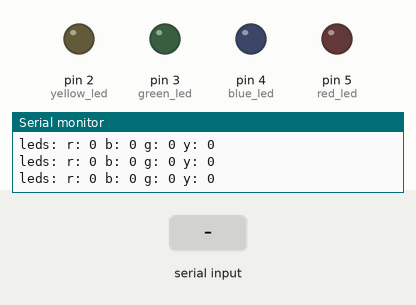
This sketch was run on a simulated Arduino Uno, built with avr-gcc and run on an emulated ATmega328P. Parts: output pins drawn as LEDs (lit = HIGH), the last lines printed to the serial monitor. The inputs (shaded band) are chosen by the test bench. WiFi joins after 1.5 s; servers stay silent unless stated.

Above: at 2.4 s.
2.5 s: "90,45,200\n" received over Serial
At 3.3 s:
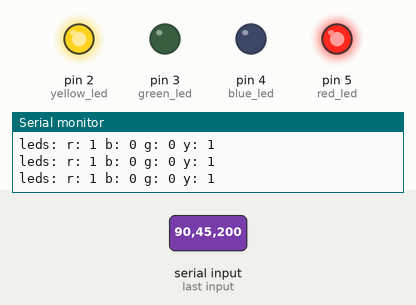
4.1 s: "200\n" received over Serial
At 4.7 s:
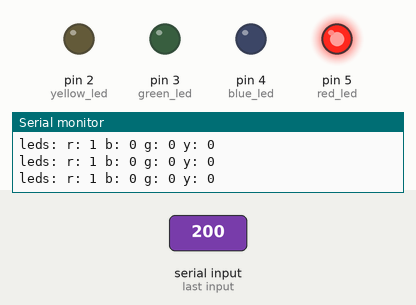
5.6 s: "1,90\n" received over Serial
At 6.1 s:
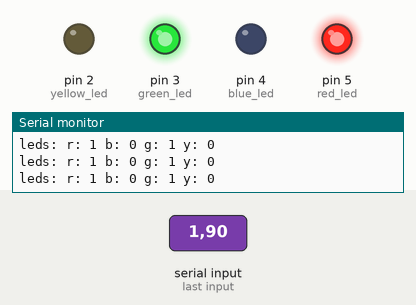
7.1 s: "30,150,10\n" received over Serial
At 8.0 s:
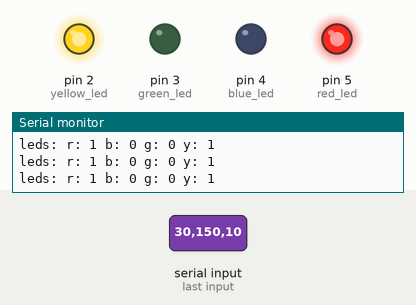
8.7 s: "1,90,45\n" received over Serial
At 9.7 s:
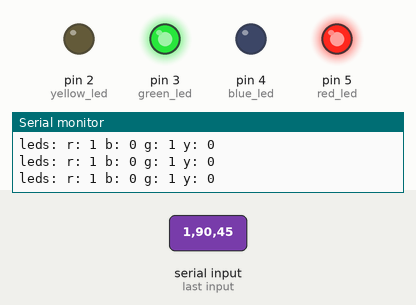
Timing chart, 0 to 11.2 s (numbered marks = the images above; inputs shaded):
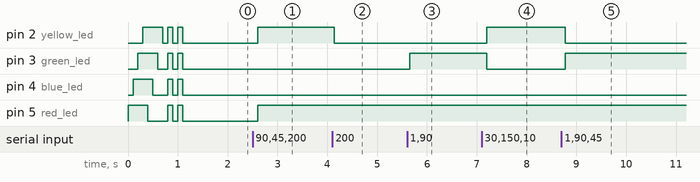

Measured:
- after the input at 2.5 s, pin 2 (yellow_led), pin 5 (red_led): LOW → HIGH after 0.10 s
- after the input at 4.1 s, pin 2 (yellow_led): HIGH → LOW at once
- after the input at 5.6 s, pin 3 (green_led): LOW → HIGH after 0.05 s
- after the input at 7.1 s, pin 2 (yellow_led): LOW → HIGH after 0.10 s; pin 3 (green_led): HIGH → LOW after 0.10 s
- after the input at 8.7 s, pin 2 (yellow_led): HIGH → LOW after 0.08 s; pin 3 (green_led): LOW → HIGH after 0.08 s

The sketch:

lampa.ino
```cpp
#include <Ethernet.h>
#include <EthernetUdp.h>
#include <EEPROM.h>
#include <Wire.h>

uint8_t time_delay =            100;
unsigned int localPort =        8888;
unsigned int UDPremotePort =    8888;
unsigned long baud_serial =     115200;

IPAddress MyIP(192, 168, 42, 15);
IPAddress ServerIP(192, 168, 42, 16);

//Пины, которыми управляются светодиоды
#define yellow_led 2
#define green_led 3
#define blue_led 4
#define red_led 5

//шаблон буферов для обмена данными
char packetBuffer[UDP_TX_PACKET_MAX_SIZE];  // buffer to hold incoming packet,
char ReplyBuffer[50];                       // a string to send back

EthernetUDP Udp;

byte mac[] = {0xDE, 0xAD, 0xBE, 0xEF, 0xAA, 0xDD};

String inputString;
String inputIPString;

//таймер для отправки данных
unsigned long timer_print_serial;
unsigned long timer_print_udp;
unsigned long timer_print_dxl;

void setup() {
  Serial.begin(baud_serial);
  timer_print_serial = millis();
  timer_print_udp = millis();

  //инициализируем светодиоды
  pinMode(red_led, OUTPUT);
  pinMode(blue_led, OUTPUT);
  pinMode(green_led, OUTPUT);
  pinMode(yellow_led, OUTPUT);

  //проверяем светодиоды
  checkLeds();

  //Формируем MAC-адрес на основе MyIP
  mac[0] = MyIP[0];
  mac[1] = MyIP[1];
  mac[2] = MyIP[2];
  mac[3] = MyIP[3];
  mac[4] = MyIP[2];
  mac[5] = MyIP[3];


  Serial.println("Ready");
  //Стартуем Ethernet
  Ethernet.begin(mac, MyIP);
  Serial.print("My IP: ");
  Serial.println(MyIP);
  Serial.print("Server IP: ");
  Serial.println(ServerIP);
  //Стартуем UDP
  Udp.begin(localPort);
}

void loop() {
  //если в порт пришли данные - читаем их в строку
  while (Serial.available()) {
    char data = (char)Serial.read();
    inputString += data;
    delay(10);
  }

  int packetSize = Udp.parsePacket();
  if (packetSize) {
    Serial.print("-> Udp: ");
    // read the packet into packetBufffer
    Udp.read(packetBuffer, UDP_TX_PACKET_MAX_SIZE);
    Serial.println(packetBuffer);
    setValue(packetBuffer);
  }

  //Выводим полученные данные
  if (inputString.length() > 0) {
    Serial.print("-> ");
    Serial.println(inputString);
    setValue(inputString);
    inputString = "";
  }

  // Отправка данных
  if (millis() - timer_print_serial > time_delay) {
    timer_print_serial = millis();
    printSerialValue();
    printUdpValue();
  }

}

void printUdpValue() {
  // вывод через udp значений всех лампочек
  char led_red[2]; String(digitalRead(red_led)).toCharArray(led_red, 2);
  char led_blue[2]; String(digitalRead(blue_led)).toCharArray(led_blue, 2);
  char led_green[2]; String(digitalRead(green_led)).toCharArray(led_green, 2);
  char led_yellow[2]; String(digitalRead(yellow_led)).toCharArray(led_yellow, 2);

  // сообщение значений светодиодов
  Udp.beginPacket(ServerIP, UDPremotePort);
  Udp.write("leds: ");
  Udp.write("r: ");
  Udp.write(led_red);
  Udp.write(" b: ");
  Udp.write(led_blue);
  Udp.write(" g: ");
  Udp.write(led_green);
  Udp.write(" y: ");
  Udp.write(led_yellow);
  Udp.write("\n");
  Udp.endPacket();
}

void setValue(String str) {
  // вывод в сериал значения всех лампочек
  if (str.length() >= 4) {
    for (int i = 0; i < str.length(); i++) {
      switch (i) {
        case 0: digitalWrite(red_led, String(str[i]).toInt()); break;
        case 1: digitalWrite(blue_led, String(str[i]).toInt()); break;
        case 2: digitalWrite(green_led, String(str[i]).toInt()); break;
        case 3: digitalWrite(yellow_led, String(str[i]).toInt()); break;
      }
    }
  }
}

void printSerialValue() {
  // вывод в сериал значений всех лампочек
  uint8_t led_red = digitalRead(red_led);
  uint8_t led_blue = digitalRead(blue_led);
  uint8_t led_green = digitalRead(green_led);
  uint8_t led_yellow = digitalRead(yellow_led);
  Serial.println(
    "leds: r: " + String(led_red) + " " +
    "b: " + String(led_blue) + " " +
    "g: " + String(led_green) + " " +
    "y: " + String(led_yellow));
}

void checkLeds() {
  //проверяем светодиоды
  uint8_t time_sleep = 100;
  digitalWrite(red_led, HIGH);
  delay(time_sleep);
  digitalWrite(blue_led, HIGH);
  delay(time_sleep);
  digitalWrite(green_led, HIGH);
  delay(time_sleep);
  digitalWrite(yellow_led, HIGH);
  delay(time_sleep);
  digitalWrite(red_led, LOW);
  delay(time_sleep);
  digitalWrite(blue_led, LOW);
  delay(time_sleep);
  digitalWrite(green_led, LOW);
  delay(time_sleep);
  digitalWrite(yellow_led, LOW);
  delay(time_sleep);

  for (int i = 0; i < 2; i++) {
    digitalWrite(red_led, HIGH);
    digitalWrite(blue_led, HIGH);
    digitalWrite(green_led, HIGH);
    digitalWrite(yellow_led, HIGH);
    delay(time_sleep);
    digitalWrite(red_led, LOW);
    digitalWrite(blue_led, LOW);
    digitalWrite(green_led, LOW);
    digitalWrite(yellow_led, LOW);
    delay(time_sleep);
  }
}
```
